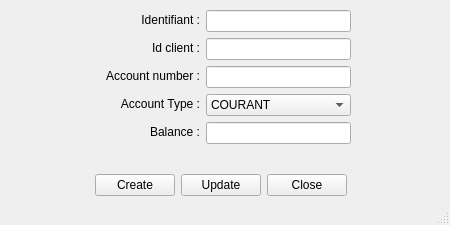
<?xml version="1.0" encoding="UTF-8"?>
<ui version="4.0">
 <class>UIAccount</class>
 <widget class="QMainWindow" name="UIAccount">
  <property name="geometry">
   <rect>
    <x>0</x>
    <y>0</y>
    <width>450</width>
    <height>225</height>
   </rect>
  </property>
  <property name="minimumSize">
   <size>
    <width>450</width>
    <height>225</height>
   </size>
  </property>
  <property name="maximumSize">
   <size>
    <width>450</width>
    <height>225</height>
   </size>
  </property>
  <property name="windowTitle">
   <string>Client : </string>
  </property>
  <widget class="QWidget" name="centralwidget">
   <widget class="QWidget" name="formLayoutWidget">
    <property name="geometry">
     <rect>
      <x>100</x>
      <y>10</y>
      <width>251</width>
      <height>152</height>
     </rect>
    </property>
    <layout class="QFormLayout" name="formLayout">
     <item row="0" column="1">
      <widget class="QLineEdit" name="lineEditAccountId">
       <property name="readOnly">
        <bool>true</bool>
       </property>
      </widget>
     </item>
     <item row="1" column="0">
      <widget class="QLabel" name="labelIdClient">
       <property name="minimumSize">
        <size>
         <width>100</width>
         <height>20</height>
        </size>
       </property>
       <property name="maximumSize">
        <size>
         <width>100</width>
         <height>20</height>
        </size>
       </property>
       <property name="text">
        <string>Id client :</string>
       </property>
       <property name="alignment">
        <set>Qt::AlignRight|Qt::AlignTrailing|Qt::AlignVCenter</set>
       </property>
      </widget>
     </item>
     <item row="1" column="1">
      <widget class="QLineEdit" name="lineEditIdClient">
       <property name="readOnly">
        <bool>true</bool>
       </property>
      </widget>
     </item>
     <item row="2" column="0">
      <widget class="QLabel" name="labelAccountNumber">
       <property name="minimumSize">
        <size>
         <width>100</width>
         <height>20</height>
        </size>
       </property>
       <property name="maximumSize">
        <size>
         <width>100</width>
         <height>20</height>
        </size>
       </property>
       <property name="text">
        <string>Account number :</string>
       </property>
       <property name="alignment">
        <set>Qt::AlignRight|Qt::AlignTrailing|Qt::AlignVCenter</set>
       </property>
      </widget>
     </item>
     <item row="2" column="1">
      <widget class="QLineEdit" name="lineEditAccountNumber"/>
     </item>
     <item row="3" column="0">
      <widget class="QLabel" name="labelType">
       <property name="minimumSize">
        <size>
         <width>100</width>
         <height>20</height>
        </size>
       </property>
       <property name="maximumSize">
        <size>
         <width>100</width>
         <height>20</height>
        </size>
       </property>
       <property name="text">
        <string>Account Type :</string>
       </property>
       <property name="alignment">
        <set>Qt::AlignRight|Qt::AlignTrailing|Qt::AlignVCenter</set>
       </property>
      </widget>
     </item>
     <item row="3" column="1">
      <widget class="QComboBox" name="comboBoxType">
       <item>
        <property name="text">
         <string>COURANT</string>
        </property>
       </item>
       <item>
        <property name="text">
         <string>EPARGNE</string>
        </property>
       </item>
      </widget>
     </item>
     <item row="4" column="0">
      <widget class="QLabel" name="labelBalance">
       <property name="minimumSize">
        <size>
         <width>100</width>
         <height>20</height>
        </size>
       </property>
       <property name="maximumSize">
        <size>
         <width>100</width>
         <height>20</height>
        </size>
       </property>
       <property name="text">
        <string>Balance :</string>
       </property>
       <property name="alignment">
        <set>Qt::AlignRight|Qt::AlignTrailing|Qt::AlignVCenter</set>
       </property>
      </widget>
     </item>
     <item row="4" column="1">
      <widget class="QLineEdit" name="lineEditBalance"/>
     </item>
     <item row="0" column="0">
      <widget class="QLabel" name="labelId">
       <property name="minimumSize">
        <size>
         <width>100</width>
         <height>20</height>
        </size>
       </property>
       <property name="maximumSize">
        <size>
         <width>100</width>
         <height>20</height>
        </size>
       </property>
       <property name="text">
        <string>Identifiant :</string>
       </property>
       <property name="alignment">
        <set>Qt::AlignRight|Qt::AlignTrailing|Qt::AlignVCenter</set>
       </property>
      </widget>
     </item>
    </layout>
   </widget>
   <widget class="QWidget" name="gridLayoutWidget">
    <property name="geometry">
     <rect>
      <x>40</x>
      <y>170</y>
      <width>361</width>
      <height>31</height>
     </rect>
    </property>
    <layout class="QGridLayout" name="gridLayout">
     <item row="0" column="2">
      <widget class="QPushButton" name="pushButtonCreate">
       <property name="text">
        <string>Create</string>
       </property>
      </widget>
     </item>
     <item row="0" column="6">
      <spacer name="horizontalSpacerRight">
       <property name="orientation">
        <enum>Qt::Horizontal</enum>
       </property>
       <property name="sizeHint" stdset="0">
        <size>
         <width>40</width>
         <height>20</height>
        </size>
       </property>
      </spacer>
     </item>
     <item row="0" column="5">
      <widget class="QPushButton" name="pushButtonClose">
       <property name="text">
        <string>Close</string>
       </property>
      </widget>
     </item>
     <item row="0" column="0">
      <spacer name="horizontalSpacer">
       <property name="orientation">
        <enum>Qt::Horizontal</enum>
       </property>
       <property name="sizeHint" stdset="0">
        <size>
         <width>40</width>
         <height>20</height>
        </size>
       </property>
      </spacer>
     </item>
     <item row="0" column="3">
      <widget class="QPushButton" name="pushButtonUpdate">
       <property name="text">
        <string>Update</string>
       </property>
      </widget>
     </item>
    </layout>
   </widget>
  </widget>
  <widget class="QMenuBar" name="menubar">
   <property name="geometry">
    <rect>
     <x>0</x>
     <y>0</y>
     <width>450</width>
     <height>21</height>
    </rect>
   </property>
  </widget>
  <widget class="QStatusBar" name="statusbar"/>
 </widget>
 <resources/>
 <connections/>
</ui>
